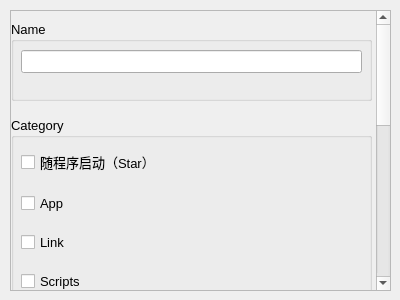
<?xml version="1.0" encoding="UTF-8"?>
<ui version="4.0">
 <class>editor</class>
 <widget class="QWidget" name="editor">
  <property name="geometry">
   <rect>
    <x>0</x>
    <y>0</y>
    <width>400</width>
    <height>300</height>
   </rect>
  </property>
  <property name="minimumSize">
   <size>
    <width>400</width>
    <height>300</height>
   </size>
  </property>
  <property name="maximumSize">
   <size>
    <width>400</width>
    <height>300</height>
   </size>
  </property>
  <property name="windowTitle">
   <string>Tools</string>
  </property>
  <widget class="QScrollArea" name="scrollArea">
   <property name="geometry">
    <rect>
     <x>10</x>
     <y>10</y>
     <width>381</width>
     <height>281</height>
    </rect>
   </property>
   <property name="font">
    <font>
     <pointsize>10</pointsize>
    </font>
   </property>
   <property name="widgetResizable">
    <bool>true</bool>
   </property>
   <widget class="QWidget" name="scrollAreaWidgetContents">
    <property name="geometry">
     <rect>
      <x>0</x>
      <y>-97</y>
      <width>358</width>
      <height>700</height>
     </rect>
    </property>
    <property name="minimumSize">
     <size>
      <width>0</width>
      <height>700</height>
     </size>
    </property>
    <widget class="QWidget" name="verticalLayoutWidget">
     <property name="geometry">
      <rect>
       <x>0</x>
       <y>0</y>
       <width>361</width>
       <height>691</height>
      </rect>
     </property>
     <property name="font">
      <font>
       <pointsize>10</pointsize>
      </font>
     </property>
     <layout class="QVBoxLayout" name="verticalLayout">
      <item>
       <widget class="QGroupBox" name="groupBox">
        <property name="maximumSize">
         <size>
          <width>16777215</width>
          <height>80</height>
         </size>
        </property>
        <property name="font">
         <font>
          <pointsize>10</pointsize>
         </font>
        </property>
        <property name="title">
         <string>Name</string>
        </property>
        <widget class="QWidget" name="gridLayoutWidget">
         <property name="geometry">
          <rect>
           <x>10</x>
           <y>20</y>
           <width>341</width>
           <height>41</height>
          </rect>
         </property>
         <property name="font">
          <font>
           <pointsize>10</pointsize>
          </font>
         </property>
         <layout class="QGridLayout" name="gridLayout">
          <item row="0" column="0">
           <widget class="QLineEdit" name="lineEdit">
            <property name="font">
             <font>
              <pointsize>10</pointsize>
             </font>
            </property>
           </widget>
          </item>
         </layout>
        </widget>
       </widget>
      </item>
      <item>
       <widget class="QGroupBox" name="groupBox_3">
        <property name="minimumSize">
         <size>
          <width>0</width>
          <height>200</height>
         </size>
        </property>
        <property name="maximumSize">
         <size>
          <width>16777215</width>
          <height>200</height>
         </size>
        </property>
        <property name="font">
         <font>
          <pointsize>10</pointsize>
         </font>
        </property>
        <property name="title">
         <string>Category</string>
        </property>
        <widget class="QWidget" name="gridLayoutWidget_2">
         <property name="geometry">
          <rect>
           <x>10</x>
           <y>20</y>
           <width>341</width>
           <height>171</height>
          </rect>
         </property>
         <property name="font">
          <font>
           <pointsize>10</pointsize>
          </font>
         </property>
         <layout class="QGridLayout" name="gridLayout_2">
          <item row="0" column="0">
           <widget class="QCheckBox" name="checkBox">
            <property name="font">
             <font>
              <pointsize>10</pointsize>
             </font>
            </property>
            <property name="text">
             <string>随程序启动（Star）</string>
            </property>
           </widget>
          </item>
          <item row="2" column="0">
           <widget class="QCheckBox" name="checkBox_3">
            <property name="font">
             <font>
              <pointsize>10</pointsize>
             </font>
            </property>
            <property name="text">
             <string>Link</string>
            </property>
           </widget>
          </item>
          <item row="1" column="0">
           <widget class="QCheckBox" name="checkBox_2">
            <property name="font">
             <font>
              <pointsize>10</pointsize>
             </font>
            </property>
            <property name="text">
             <string>App</string>
            </property>
           </widget>
          </item>
          <item row="3" column="0">
           <widget class="QCheckBox" name="checkBox_4">
            <property name="font">
             <font>
              <pointsize>10</pointsize>
             </font>
            </property>
            <property name="text">
             <string>Scripts</string>
            </property>
           </widget>
          </item>
         </layout>
        </widget>
       </widget>
      </item>
      <item>
       <widget class="QGroupBox" name="groupBox_4">
        <property name="minimumSize">
         <size>
          <width>0</width>
          <height>0</height>
         </size>
        </property>
        <property name="maximumSize">
         <size>
          <width>16777215</width>
          <height>80</height>
         </size>
        </property>
        <property name="font">
         <font>
          <pointsize>10</pointsize>
         </font>
        </property>
        <property name="title">
         <string>Path</string>
        </property>
        <widget class="QWidget" name="gridLayoutWidget_3">
         <property name="geometry">
          <rect>
           <x>10</x>
           <y>20</y>
           <width>341</width>
           <height>51</height>
          </rect>
         </property>
         <property name="font">
          <font>
           <pointsize>10</pointsize>
          </font>
         </property>
         <layout class="QGridLayout" name="gridLayout_3">
          <item row="0" column="0">
           <widget class="QLineEdit" name="lineEdit_2">
            <property name="font">
             <font>
              <pointsize>10</pointsize>
             </font>
            </property>
           </widget>
          </item>
          <item row="0" column="1">
           <widget class="QPushButton" name="pushButton_2">
            <property name="font">
             <font>
              <pointsize>10</pointsize>
             </font>
            </property>
            <property name="text">
             <string>浏览</string>
            </property>
           </widget>
          </item>
         </layout>
        </widget>
       </widget>
      </item>
      <item>
       <widget class="QGroupBox" name="groupBox_5">
        <property name="maximumSize">
         <size>
          <width>16777215</width>
          <height>80</height>
         </size>
        </property>
        <property name="font">
         <font>
          <pointsize>10</pointsize>
         </font>
        </property>
        <property name="title">
         <string>Icon</string>
        </property>
        <widget class="QWidget" name="gridLayoutWidget_4">
         <property name="geometry">
          <rect>
           <x>10</x>
           <y>20</y>
           <width>341</width>
           <height>51</height>
          </rect>
         </property>
         <property name="font">
          <font>
           <pointsize>10</pointsize>
          </font>
         </property>
         <layout class="QGridLayout" name="gridLayout_4">
          <item row="0" column="0">
           <widget class="QLineEdit" name="lineEdit_3">
            <property name="font">
             <font>
              <pointsize>10</pointsize>
             </font>
            </property>
           </widget>
          </item>
          <item row="0" column="1">
           <widget class="QPushButton" name="pushButton_3">
            <property name="font">
             <font>
              <pointsize>10</pointsize>
             </font>
            </property>
            <property name="text">
             <string>浏览</string>
            </property>
           </widget>
          </item>
         </layout>
        </widget>
       </widget>
      </item>
      <item>
       <widget class="QGroupBox" name="groupBox_2">
        <property name="maximumSize">
         <size>
          <width>16777215</width>
          <height>120</height>
         </size>
        </property>
        <property name="font">
         <font>
          <pointsize>10</pointsize>
         </font>
        </property>
        <property name="title">
         <string>Description</string>
        </property>
        <widget class="QTextEdit" name="textEdit">
         <property name="geometry">
          <rect>
           <x>10</x>
           <y>20</y>
           <width>341</width>
           <height>81</height>
          </rect>
         </property>
         <property name="font">
          <font>
           <pointsize>10</pointsize>
          </font>
         </property>
        </widget>
       </widget>
      </item>
      <item>
       <layout class="QHBoxLayout" name="horizontalLayout">
        <item>
         <spacer name="horizontalSpacer">
          <property name="orientation">
           <enum>Qt::Horizontal</enum>
          </property>
          <property name="sizeHint" stdset="0">
           <size>
            <width>40</width>
            <height>20</height>
           </size>
          </property>
         </spacer>
        </item>
        <item>
         <widget class="QPushButton" name="pushButton">
          <property name="font">
           <font>
            <pointsize>10</pointsize>
           </font>
          </property>
          <property name="text">
           <string>提交</string>
          </property>
         </widget>
        </item>
        <item>
         <spacer name="horizontalSpacer_2">
          <property name="orientation">
           <enum>Qt::Horizontal</enum>
          </property>
          <property name="sizeHint" stdset="0">
           <size>
            <width>40</width>
            <height>20</height>
           </size>
          </property>
         </spacer>
        </item>
       </layout>
      </item>
     </layout>
    </widget>
   </widget>
  </widget>
 </widget>
 <resources/>
 <connections/>
</ui>
